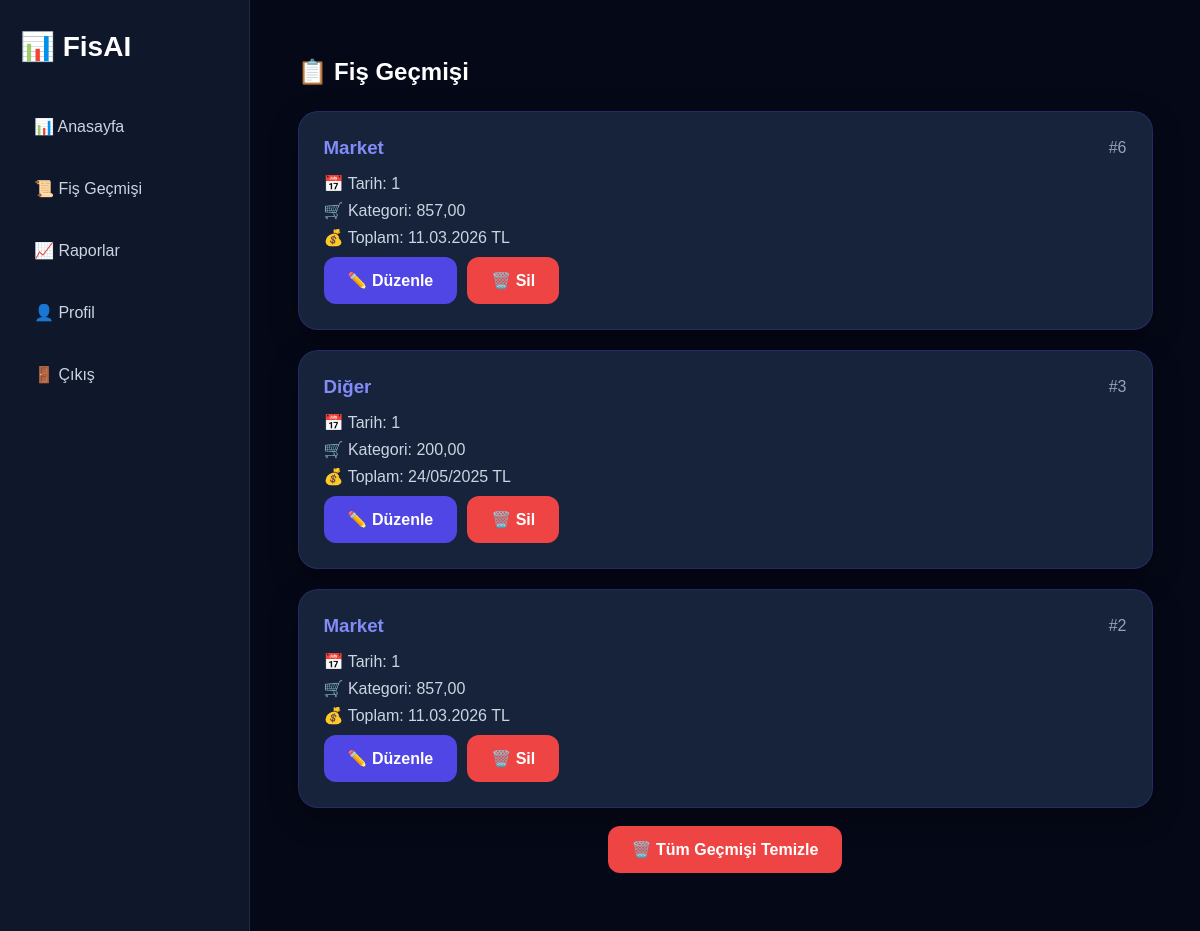
The page /receipts (signed in) on the database as committed earlier.
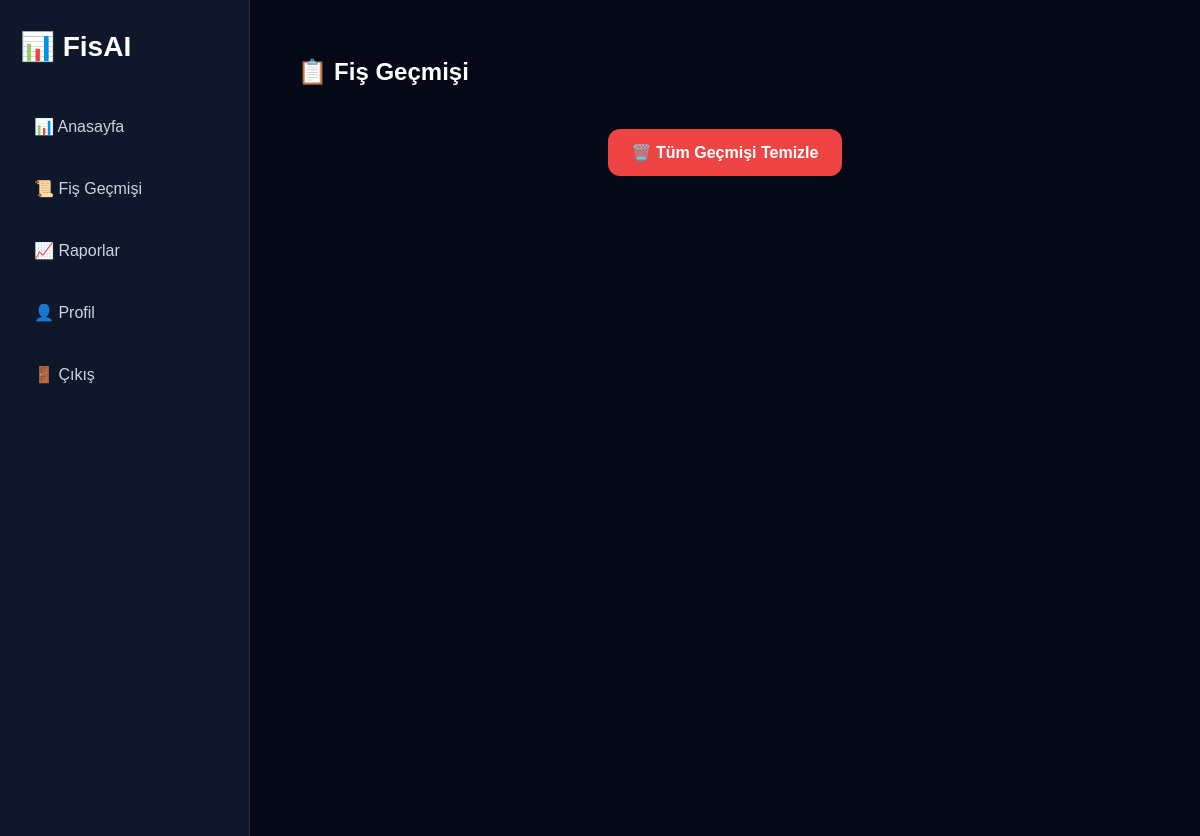
The same page on the database as committed later.
### tables this page shows
CREATE TABLE fisler (

    id INTEGER PRIMARY KEY AUTOINCREMENT,

    user_id INTEGER,

    tarih TEXT,
    toplam REAL,
    kategori TEXT,
    magaza TEXT,

    kdv REAL,
    dosya_adi TEXT,
    eklenme_tarihi TEXT,

    duzeltilmis INTEGER DEFAULT 0

, ai_yorum TEXT, ocr_text TEXT, kdv_orani TEXT);

### app.py (the view)
@app.route("/receipts")
def receipts():
    user_id = session.get("user_id")
    if not user_id:
        return redirect("/login")
    conn = sqlite3.connect("fisler.db")
    cursor = conn.cursor()
    cursor.execute(
        """
        SELECT *
        FROM fisler
        WHERE user_id=?
        ORDER BY id DESC
        """,
        (user_id,)
    )
    fisler = cursor.fetchall()
    conn.close()
    return render_template(
        "receipts.html",
        fisler=fisler
    )

### templates/receipts.html (shortened to what this page needs)
<!DOCTYPE html>
<html lang="tr">
<head>
    <link rel="stylesheet" href="/static/css/style.css">
</head>
<body>
<div class="layout">
    <div class="sidebar">
        <div class="logo">
            📊 FisAI
        </div>
        <div class="menu">
            <a href="/dashboard">📊 Anasayfa</a>
            <a href="/receipts" class="active-menu">📜 Fiş Geçmişi</a>
            <a href="/reports">📈 Raporlar</a>
             <a href="/uye_profil" class="active">👤 Profil</a>
            <a href="/logout">🚪 Çıkış</a>
        </div>
    </div>
    <div class="main-content">
        <div class="container">
            <h2>📋 Fiş Geçmişi</h2>
            <div class="receipt-list">
                {% for fis in fisler %}
                <div class="receipt-card">
                    <div class="receipt-header">
                        <h3>{{ fis[4] }}</h3>
                        <span>#{{ fis[0] }}</span>
                    </div>
                    <p>📅 Tarih: {{ fis[1] }}</p>
                    <p>🛒 Kategori: {{ fis[3] }}</p>
                    <p>💰 Toplam: {{ fis[2] }} TL</p>
                    <div style="margin-top:10px; display:flex; gap:10px;">
                        <a href="/edit/{{ fis[0] }}" class="btn">
                            ✏️ Düzenle
                        </a>
                        <a href="/delete/{{ fis[0] }}"
                           class="btn logout-btn"
                           onclick="return confirm('Bu fişi silmek istediğine emin misin?')">
                            🗑️ Sil
                        </a>
                    </div>
                </div>
                {% endfor %}
            </div>
            <br>
            <div style="display:flex; justify-content:center;">
                <a
                    href="/delete_all"
                    class="btn logout-btn"
                    onclick="return confirm('Tüm fiş geçmişini silmek istediğinize emin misiniz?')"
                >
                    🗑️ Tüm Geçmişi Temizle
                </a>
            </div>
        </div>
    </div>
</div>
</body>
</html>

### static/css/style.css (style rules this page uses)
* { margin:0; padding:0; box-sizing:border-box; }
body { font-family:Arial,sans-serif; background:#050816; color:white; }
.btn, .primary-btn { background:#4f46e5; color:white; padding:14px 24px; border:none; border-radius:12px; text-decoration:none; cursor:pointer; font-weight:600; transition:.3s; }
.logout-btn { background:#ef4444; }
.logo { font-size:34px; font-weight:700; color:white; }
.container { width:90%; max-width:1200px; margin:40px auto; }
.container h2 { color:white; margin-bottom:25px; }
.layout { display:flex; min-height:100vh; }
.sidebar { width:250px; background:#0f172a; border-right:1px solid rgba(255,255,255,.08); padding:30px 20px; position:fixed; left:0; top:0; bottom:0; }
.logo { color:white; font-size:28px; font-weight:700; margin-bottom:40px; }
.menu { display:flex; flex-direction:column; gap:15px; }
.menu a { color:#cbd5e1; text-decoration:none; padding:14px; border-radius:12px; transition:.3s; }
.main-content { margin-left:250px; width:100%; }

Rows that differ between the two databases and show on the page:
removed fisler: kategori "Market", id "6", user "1", toplam "857,00", tarih "11.03.2026"
removed fisler: kategori "Diğer", id "3", user "1", toplam "200,00", tarih "24/05/2025"
removed fisler: kategori "Market", id "2", user "1", toplam "857,00", tarih "11.03.2026"
